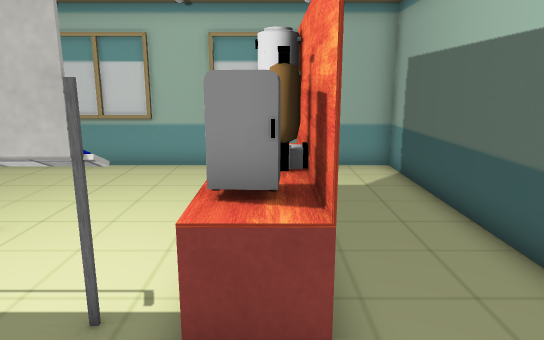
view 1 (above)

12 first-person views from a walk through a scene from a Unity 3-D project. The camera is 1.3 m above the floor, tilts 12° down and sees 70° across. The floor is counted in squares, 0.5 m on a side. Each view is taken from the middle of a square. On the plan, view 1 faces up. The plan holds only what a view shows up to about 20 squares ahead; the rest is blank. The player is left out. Some surface patterns are stand-ins.

view 2
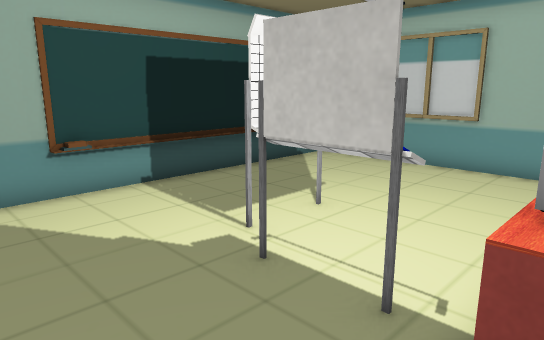

view 3
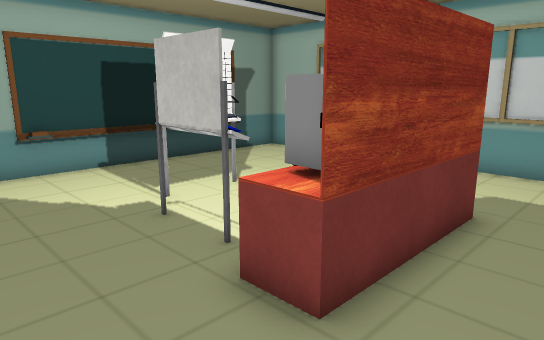

view 4
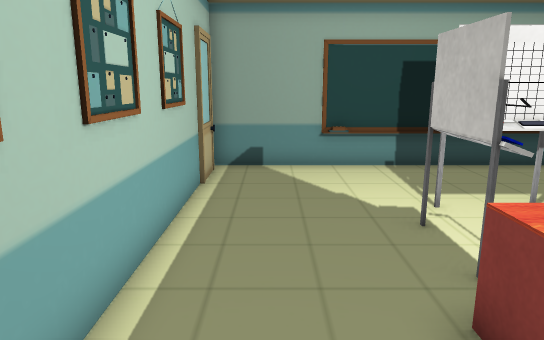

view 5
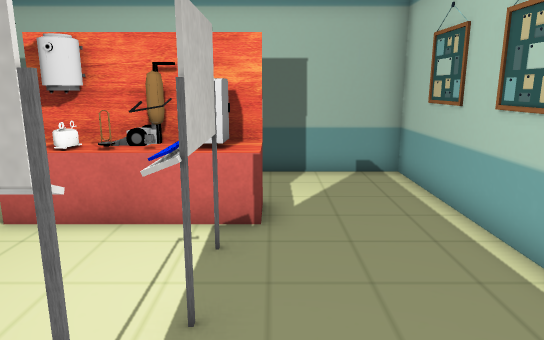

view 6
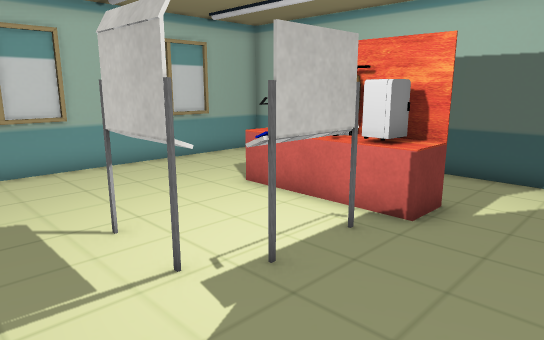

view 7
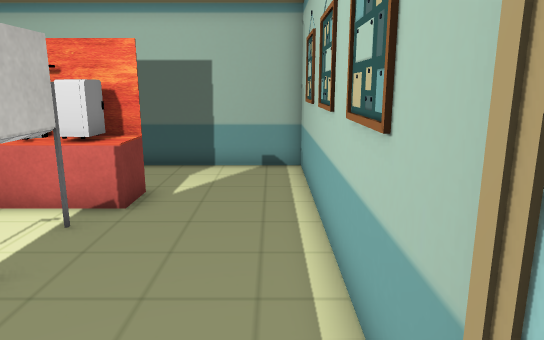

view 8
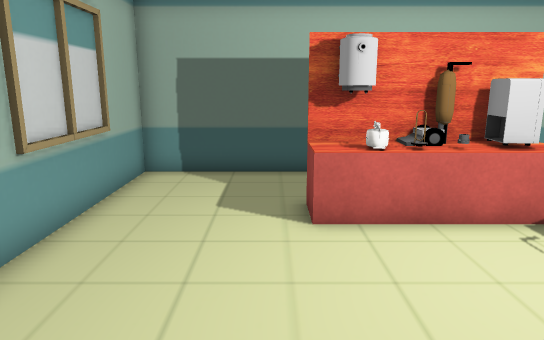

view 9
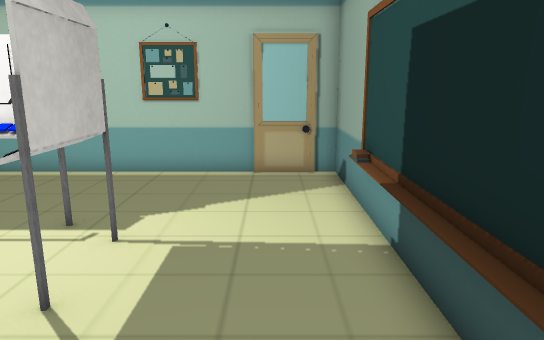

view 10
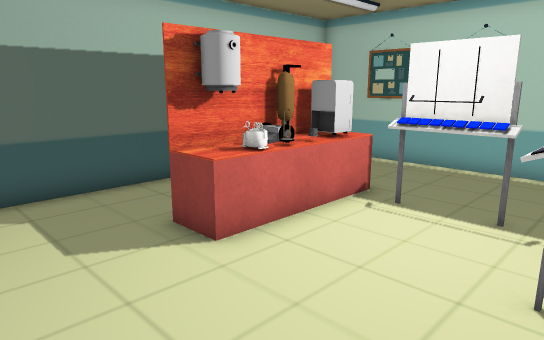

view 11
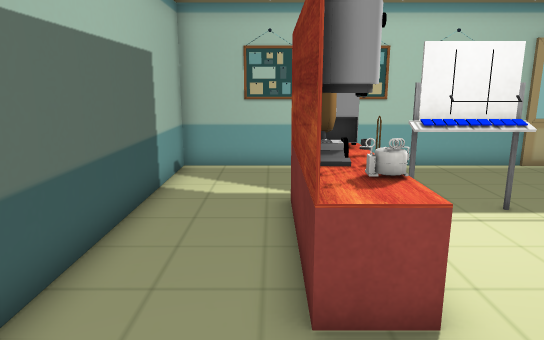

view 12
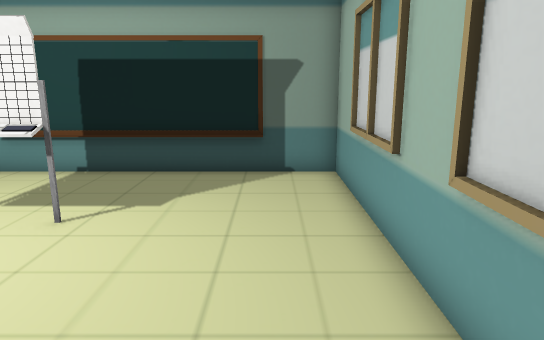

### Floor plan
Key: @ floor where view 1 was taken; # wall or solid block; x gap in a wall; . floor; H heater; O other object.
Columns run from 10 left of view 1 to 4 right of it. Each row starts with its distance up from view 1.
 13 ###############
 12 #.............#
 11 #.............#
 10 #.............#
  9 #.............#
  8 #........OHO..#
  7 #....O...OHO..#
  6 #....O...H#O..#
  5 #....#.O.OOO..#
  4 #.... xOxOOO..#
  3 #........OO...#
  2 #.............#
  1 #.............#
  0 #.........@...#
 -1 ###############

Where each view was taken, in squares from view 1:
view 1: 0 up, 0 right, facing up
view 2: 0 up, 0 right, facing up-left
view 3: 0 up, 3 right, facing up-left
view 4: 1 up, 3 right, facing left
view 5: 3 up, 8 left, facing right
view 6: 0 up, 8 left, facing up-right
view 7: 0 up, 9 left, facing right
view 8: 9 up, 8 left, facing right
view 9: 11 up, 8 left, facing down
view 10: 12 up, 6 left, facing down-right
view 11: 12 up, 1 right, facing down
view 12: 11 up, 2 right, facing left
